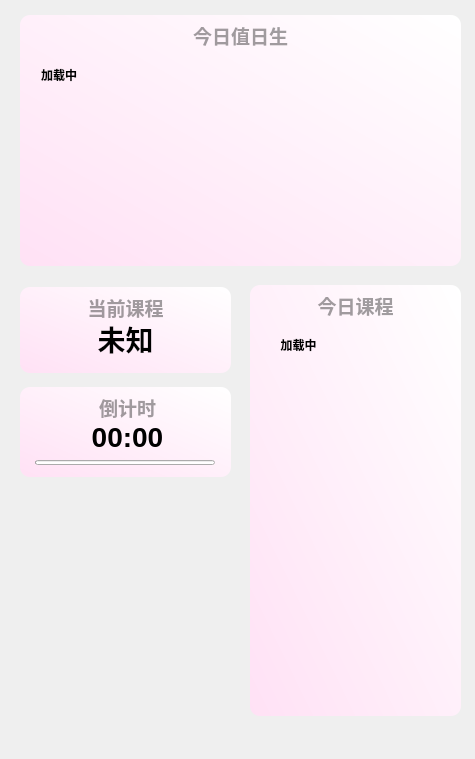
<?xml version="1.0" encoding="UTF-8"?>
<ui version="4.0">
 <class>From</class>
 <widget class="QWidget" name="From">
  <property name="geometry">
   <rect>
    <x>0</x>
    <y>0</y>
    <width>475</width>
    <height>759</height>
   </rect>
  </property>
  <property name="windowTitle">
   <string>Form</string>
  </property>
  <widget class="TitleLabel" name="lingyun_class">
   <property name="geometry">
    <rect>
     <x>20</x>
     <y>320</y>
     <width>211</width>
     <height>38</height>
    </rect>
   </property>
   <property name="font">
    <font>
     <family>Microsoft YaHei UI</family>
     <pointsize>21</pointsize>
     <weight>75</weight>
     <bold>true</bold>
    </font>
   </property>
   <property name="layoutDirection">
    <enum>Qt::LeftToRight</enum>
   </property>
   <property name="autoFillBackground">
    <bool>false</bool>
   </property>
   <property name="text">
    <string>未知</string>
   </property>
   <property name="alignment">
    <set>Qt::AlignCenter</set>
   </property>
  </widget>
  <widget class="SmoothScrollArea" name="sd_scroll">
   <property name="geometry">
    <rect>
     <x>260</x>
     <y>325</y>
     <width>191</width>
     <height>391</height>
    </rect>
   </property>
   <property name="styleSheet">
    <string notr="true">background: transparent; border: none</string>
   </property>
   <property name="widgetResizable">
    <bool>true</bool>
   </property>
   <widget class="QWidget" name="scrollAreaWidgetContents">
    <property name="geometry">
     <rect>
      <x>0</x>
      <y>0</y>
      <width>191</width>
      <height>391</height>
     </rect>
    </property>
    <layout class="QVBoxLayout" name="verticalLayout_9">
     <item>
      <layout class="QGridLayout" name="gridLayout">
       <property name="sizeConstraint">
        <enum>QLayout::SetNoConstraint</enum>
       </property>
       <property name="leftMargin">
        <number>2</number>
       </property>
       <property name="topMargin">
        <number>2</number>
       </property>
       <property name="rightMargin">
        <number>2</number>
       </property>
       <property name="bottomMargin">
        <number>2</number>
       </property>
       <property name="spacing">
        <number>2</number>
       </property>
       <item row="0" column="0">
        <widget class="StrongBodyLabel" name="class_ORD">
         <property name="maximumSize">
          <size>
           <width>70</width>
           <height>16777215</height>
          </size>
         </property>
         <property name="text">
          <string>&lt;html&gt;&lt;head/&gt;&lt;body&gt;&lt;p&gt;&lt;span style=&quot; font-weight:600;&quot;&gt;加载中&lt;/span&gt;&lt;/p&gt;&lt;/body&gt;&lt;/html&gt;</string>
         </property>
         <property name="alignment">
          <set>Qt::AlignHCenter|Qt::AlignTop</set>
         </property>
        </widget>
       </item>
       <item row="0" column="1">
        <widget class="VerticalSeparator" name="VerticalSeparator"/>
       </item>
       <item row="0" column="2">
        <widget class="StrongBodyLabel" name="class_widget">
         <property name="text">
          <string>&lt;html&gt;&lt;head/&gt;&lt;body&gt;&lt;p&gt;&lt;br/&gt;&lt;/p&gt;&lt;/body&gt;&lt;/html&gt;</string>
         </property>
         <property name="alignment">
          <set>Qt::AlignHCenter|Qt::AlignTop</set>
         </property>
        </widget>
       </item>
      </layout>
     </item>
    </layout>
   </widget>
  </widget>
  <widget class="QLabel" name="lingyun_background">
   <property name="geometry">
    <rect>
     <x>20</x>
     <y>287</y>
     <width>211</width>
     <height>86</height>
    </rect>
   </property>
   <property name="styleSheet">
    <string notr="true">background-color: qlineargradient(spread:pad, x1:0, y1:1, x2:1, y2:0, stop:0 rgba(255, 225, 245, 255), stop:1 rgba(255, 255, 255, 255));

border-radius: 10px</string>
   </property>
   <property name="text">
    <string/>
   </property>
   <property name="scaledContents">
    <bool>false</bool>
   </property>
  </widget>
  <widget class="QLabel" name="lingyun_Title">
   <property name="geometry">
    <rect>
     <x>20</x>
     <y>292</y>
     <width>211</width>
     <height>31</height>
    </rect>
   </property>
   <property name="font">
    <font>
     <family>Microsoft YaHei UI</family>
     <pointsize>14</pointsize>
     <weight>75</weight>
     <bold>true</bold>
    </font>
   </property>
   <property name="styleSheet">
    <string notr="true">color: rgba(0, 0, 0, 95);
font-weight: bold;</string>
   </property>
   <property name="text">
    <string>当前课程</string>
   </property>
   <property name="textFormat">
    <enum>Qt::PlainText</enum>
   </property>
   <property name="alignment">
    <set>Qt::AlignCenter</set>
   </property>
  </widget>
  <widget class="TitleLabel" name="lingyun_down">
   <property name="geometry">
    <rect>
     <x>22</x>
     <y>418</y>
     <width>211</width>
     <height>38</height>
    </rect>
   </property>
   <property name="font">
    <font>
     <family>Microsoft YaHei UI</family>
     <pointsize>21</pointsize>
     <weight>75</weight>
     <bold>true</bold>
    </font>
   </property>
   <property name="text">
    <string>00:00</string>
   </property>
   <property name="alignment">
    <set>Qt::AlignCenter</set>
   </property>
  </widget>
  <widget class="ProgressBar" name="lingyun_Bar">
   <property name="geometry">
    <rect>
     <x>35</x>
     <y>460</y>
     <width>180</width>
     <height>5</height>
    </rect>
   </property>
   <property name="minimumSize">
    <size>
     <width>0</width>
     <height>5</height>
    </size>
   </property>
   <property name="maximumSize">
    <size>
     <width>16777215</width>
     <height>6</height>
    </size>
   </property>
   <property name="styleSheet">
    <string notr="true"/>
   </property>
   <property name="orientation">
    <enum>Qt::Horizontal</enum>
   </property>
   <property name="useAni">
    <bool>true</bool>
   </property>
   <property name="val">
    <double>0.000000000000000</double>
   </property>
  </widget>
  <widget class="QLabel" name="todayclass_background">
   <property name="geometry">
    <rect>
     <x>250</x>
     <y>285</y>
     <width>211</width>
     <height>431</height>
    </rect>
   </property>
   <property name="styleSheet">
    <string notr="true">
background-color: qlineargradient(spread:pad, x1:0, y1:1, x2:1, y2:0, stop:0 rgba(255, 225, 245, 255), stop:1 rgba(255, 255, 255, 255));

border-radius: 10px</string>
   </property>
   <property name="text">
    <string/>
   </property>
  </widget>
  <widget class="QLabel" name="todayclass_Title">
   <property name="geometry">
    <rect>
     <x>250</x>
     <y>290</y>
     <width>211</width>
     <height>31</height>
    </rect>
   </property>
   <property name="font">
    <font>
     <family>Microsoft YaHei UI</family>
     <pointsize>14</pointsize>
     <weight>75</weight>
     <bold>true</bold>
    </font>
   </property>
   <property name="styleSheet">
    <string notr="true">color: rgba(0, 0, 0, 95);
font-weight: bold;</string>
   </property>
   <property name="text">
    <string>今日课程</string>
   </property>
   <property name="textFormat">
    <enum>Qt::PlainText</enum>
   </property>
   <property name="alignment">
    <set>Qt::AlignCenter</set>
   </property>
  </widget>
  <widget class="QLabel" name="lingyun_background_2">
   <property name="geometry">
    <rect>
     <x>20</x>
     <y>387</y>
     <width>211</width>
     <height>90</height>
    </rect>
   </property>
   <property name="styleSheet">
    <string notr="true">background-color: qlineargradient(spread:pad, x1:0, y1:1, x2:1, y2:0, stop:0 rgba(255, 225, 245, 255), stop:1 rgba(255, 255, 255, 255));

border-radius: 10px</string>
   </property>
   <property name="text">
    <string/>
   </property>
  </widget>
  <widget class="QLabel" name="lingyun_Title_2">
   <property name="geometry">
    <rect>
     <x>22</x>
     <y>392</y>
     <width>211</width>
     <height>31</height>
    </rect>
   </property>
   <property name="font">
    <font>
     <family>Microsoft YaHei UI</family>
     <pointsize>14</pointsize>
     <weight>75</weight>
     <bold>true</bold>
    </font>
   </property>
   <property name="styleSheet">
    <string notr="true">color: rgba(0, 0, 0, 95);
font-weight: bold;</string>
   </property>
   <property name="text">
    <string>倒计时</string>
   </property>
   <property name="textFormat">
    <enum>Qt::PlainText</enum>
   </property>
   <property name="alignment">
    <set>Qt::AlignCenter</set>
   </property>
  </widget>
  <widget class="SmoothScrollArea" name="sd_scroll_2">
   <property name="geometry">
    <rect>
     <x>30</x>
     <y>55</y>
     <width>421</width>
     <height>211</height>
    </rect>
   </property>
   <property name="styleSheet">
    <string notr="true">background: transparent; border: none</string>
   </property>
   <property name="widgetResizable">
    <bool>true</bool>
   </property>
   <widget class="QWidget" name="scrollAreaWidgetContents_2">
    <property name="geometry">
     <rect>
      <x>0</x>
      <y>0</y>
      <width>421</width>
      <height>211</height>
     </rect>
    </property>
    <layout class="QVBoxLayout" name="verticalLayout_10">
     <item>
      <layout class="QGridLayout" name="gridLayout_2">
       <property name="sizeConstraint">
        <enum>QLayout::SetNoConstraint</enum>
       </property>
       <property name="leftMargin">
        <number>2</number>
       </property>
       <property name="topMargin">
        <number>2</number>
       </property>
       <property name="rightMargin">
        <number>2</number>
       </property>
       <property name="bottomMargin">
        <number>2</number>
       </property>
       <property name="spacing">
        <number>2</number>
       </property>
       <item row="0" column="0">
        <widget class="StrongBodyLabel" name="duty_project_widget">
         <property name="maximumSize">
          <size>
           <width>140</width>
           <height>16777215</height>
          </size>
         </property>
         <property name="text">
          <string>&lt;html&gt;&lt;head/&gt;&lt;body&gt;&lt;p&gt;&lt;span style=&quot; font-weight:600;&quot;&gt;加载中&lt;/span&gt;&lt;/p&gt;&lt;/body&gt;&lt;/html&gt;</string>
         </property>
         <property name="alignment">
          <set>Qt::AlignLeading|Qt::AlignLeft|Qt::AlignTop</set>
         </property>
        </widget>
       </item>
       <item row="0" column="1">
        <widget class="VerticalSeparator" name="VerticalSeparator_2"/>
       </item>
       <item row="0" column="2">
        <widget class="StrongBodyLabel" name="duty_name_widget">
         <property name="text">
          <string>&lt;html&gt;&lt;head/&gt;&lt;body&gt;&lt;p&gt;&lt;br/&gt;&lt;/p&gt;&lt;/body&gt;&lt;/html&gt;</string>
         </property>
         <property name="alignment">
          <set>Qt::AlignLeading|Qt::AlignLeft|Qt::AlignTop</set>
         </property>
        </widget>
       </item>
      </layout>
     </item>
    </layout>
   </widget>
  </widget>
  <widget class="QLabel" name="duty_Title">
   <property name="geometry">
    <rect>
     <x>20</x>
     <y>20</y>
     <width>441</width>
     <height>31</height>
    </rect>
   </property>
   <property name="font">
    <font>
     <family>Microsoft YaHei UI</family>
     <pointsize>14</pointsize>
     <weight>75</weight>
     <bold>true</bold>
    </font>
   </property>
   <property name="styleSheet">
    <string notr="true">color: rgba(0, 0, 0, 95);
font-weight: bold;</string>
   </property>
   <property name="text">
    <string>今日值日生</string>
   </property>
   <property name="textFormat">
    <enum>Qt::PlainText</enum>
   </property>
   <property name="alignment">
    <set>Qt::AlignCenter</set>
   </property>
  </widget>
  <widget class="QLabel" name="duty_background">
   <property name="geometry">
    <rect>
     <x>20</x>
     <y>15</y>
     <width>441</width>
     <height>251</height>
    </rect>
   </property>
   <property name="styleSheet">
    <string notr="true">background-color: qlineargradient(spread:pad, x1:0, y1:1, x2:1, y2:0, stop:0 rgba(255, 225, 245, 255), stop:1 rgba(255, 255, 255, 255));

border-radius: 10px</string>
   </property>
   <property name="text">
    <string/>
   </property>
  </widget>
  <zorder>duty_background</zorder>
  <zorder>todayclass_background</zorder>
  <zorder>lingyun_background</zorder>
  <zorder>lingyun_Title</zorder>
  <zorder>lingyun_class</zorder>
  <zorder>sd_scroll</zorder>
  <zorder>todayclass_Title</zorder>
  <zorder>lingyun_background_2</zorder>
  <zorder>lingyun_down</zorder>
  <zorder>lingyun_Title_2</zorder>
  <zorder>lingyun_Bar</zorder>
  <zorder>sd_scroll_2</zorder>
  <zorder>duty_Title</zorder>
 </widget>
 <customwidgets>
  <customwidget>
   <class>VerticalSeparator</class>
   <extends>QWidget</extends>
   <header>qfluentwidgets</header>
  </customwidget>
  <customwidget>
   <class>SmoothScrollArea</class>
   <extends>QScrollArea</extends>
   <header>qfluentwidgets</header>
   <container>1</container>
  </customwidget>
  <customwidget>
   <class>StrongBodyLabel</class>
   <extends>QLabel</extends>
   <header>qfluentwidgets</header>
  </customwidget>
  <customwidget>
   <class>TitleLabel</class>
   <extends>QLabel</extends>
   <header>qfluentwidgets</header>
  </customwidget>
  <customwidget>
   <class>ProgressBar</class>
   <extends>QProgressBar</extends>
   <header>qfluentwidgets</header>
  </customwidget>
 </customwidgets>
 <resources/>
 <connections/>
</ui>
